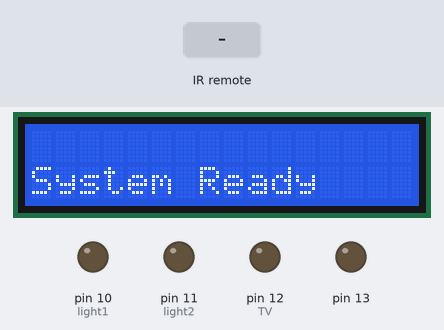
A sketch run on a simulated Arduino Uno, built with avr-gcc and run on an emulated ATmega328P. Shown: 16×2 character LCD, output pins drawn as LEDs (lit = HIGH). The test bench sets the inputs (shaded band).

Above: at 7.2 s.
7.3 s: infrared code 0x1FE48B7 received
At 7.6 s:
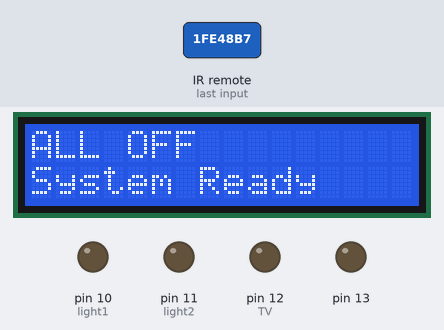
8.8 s: infrared code 0x1FE50AF received
At 9.6 s:
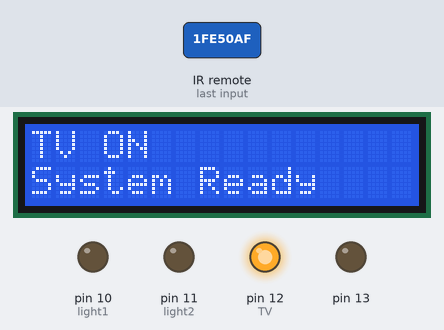
10.3 s: infrared code 0x1FED827 received
At 11.3 s:
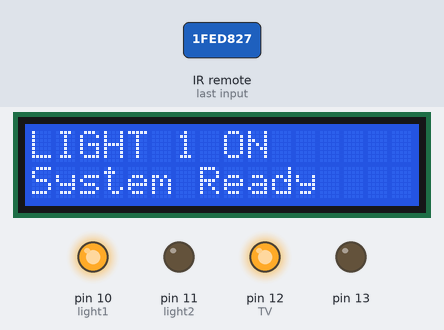
11.8 s: infrared code 0x1FE48B7 received
At 13.0 s:
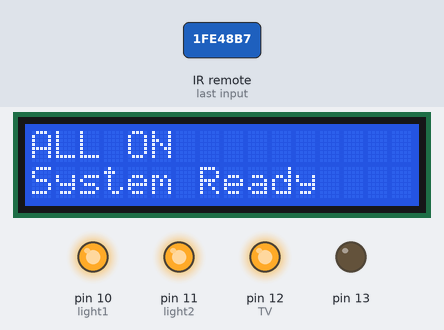
13.4 s: infrared code 0x1FE50AF received
At 14.6 s:
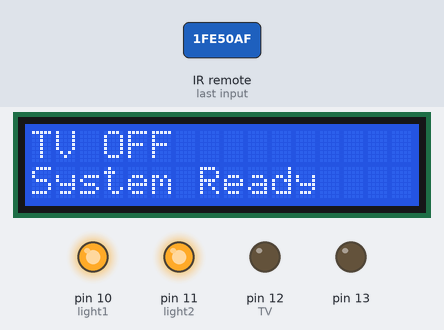
14.9 s: infrared code 0x1FED827 received
At 15.5 s:
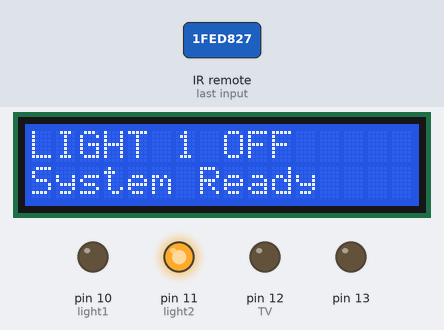
Timing chart, 0 to 17.4 s (numbered marks = the images above; inputs shaded):
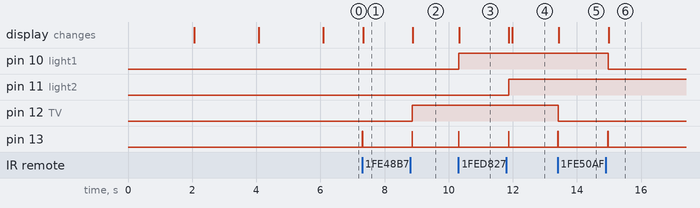

Measured:
- after the input at 7.3 s, pin 13: LOW → HIGH at once, → LOW 0.01 s later; the display: changes at once (image 1)
- after the input at 8.8 s, pin 12 (TV): LOW → HIGH after 0.07 s; pin 13: LOW → HIGH after 0.06 s, → LOW 0.01 s later; the display: changes after 0.08 s (image 2)
- after the input at 10.3 s, pin 10 (light1): LOW → HIGH at once; pin 13: LOW → HIGH at once, → LOW 0.01 s later; the display: changes at once (image 3)
- after the input at 11.8 s, pin 11 (light2): LOW → HIGH after 0.08 s; pin 13: LOW → HIGH after 0.07 s, → LOW 0.01 s later; the display: first changes after 0.08 s (image 4 shows a later state)
- after the input at 13.4 s, pin 12 (TV): HIGH → LOW at once; pin 13: LOW → HIGH at once, → LOW 0.01 s later; the display: changes at once (image 5)
- after the input at 14.9 s, pin 10 (light1): HIGH → LOW after 0.07 s; pin 13: LOW → HIGH after 0.06 s, → LOW 0.01 s later; the display: changes after 0.09 s (image 6)

The sketch:

remote_controlled_raw.ino
```cpp
#include<LiquidCrystal.h>
#include <IRremote.h>
int RECV_PIN = 9;          // Output pin of TSOP sensor
IRrecv irrecv(RECV_PIN);
decode_results results;

LiquidCrystal lcd(7,6,5,4,3,2);

#define light1 10
#define light2 11
#define TV 12

int temp=0,temp1;

void setup()
{
  lcd.begin(16,2);
  pinMode(light1,OUTPUT);
  pinMode(light2,OUTPUT);
  pinMode(TV,OUTPUT);
  pinMode(13,OUTPUT);


    lcd.setCursor(0,0);
  lcd.print("  Home/Office   ");
  lcd.setCursor(0,1);
  lcd.print(" Aplliances ctrl");
  delay(2000);
   lcd.setCursor(0,0);
  lcd.print("Using IR Remote ");
  lcd.setCursor(0,1);
  lcd.print("By Saddam Khan  ");
  delay(2000);
  lcd.clear();
  lcd.setCursor(0,0);
  lcd.print("Engineers Garage");
  delay(2000);

  irrecv.enableIRIn(); // Start the receiver
}


void loop()
{
  int i,j,k,l,m;
  lcd.clear();
   while(1)
   {
     lcd.setCursor(0,1);
     lcd.print("System Ready  ");
     delay(100);
   if (irrecv.decode(&results))
   {
        digitalWrite(13, HIGH);
    delay(10);
    digitalWrite(13, LOW);

    if((results.value)== 33441975)        // on off red button
     {
       if(i%2==0)
       {
        digitalWrite(TV, LOW);
        digitalWrite(light2, LOW);
        digitalWrite(light1, LOW);
        lcd.clear();
          lcd.setCursor(0,0);
          lcd.print("ALL OFF   ");
        delay(10);
       }
       else
       {
        digitalWrite(TV, HIGH);
        digitalWrite(light2, HIGH);
        digitalWrite(light1, HIGH);
        lcd.clear();
          lcd.setCursor(0,0);
          lcd.print("ALL ON   ");
          delay(100);
       }
       i++;
     }


      if((results.value)== 33444015)    //  key 1
     {
      if(j%2==0)
      {
       digitalWrite(TV, HIGH);
       lcd.clear();
       lcd.setCursor(0,0);
       lcd.print("TV ON");
       delay(10);
      }

      else
      {
        digitalWrite(TV, LOW);
        lcd.clear();
       lcd.setCursor(0,0);
       lcd.print("TV OFF");
       delay(10);
      }
      j++;
     }

   if((results.value)== 33478695)     //  key  2
     {
      if(k%2==0)
      {
       digitalWrite(light1, HIGH);
       lcd.clear();
       lcd.setCursor(0,0);
       lcd.print("LIGHT 1 ON");
       delay(10);
      }

      else
      {
        digitalWrite(light1, LOW);
        lcd.clear();
       lcd.setCursor(0,0);
       lcd.print("LIGHT 1 OFF");
       delay(10);
      }
      k++;
     }

      if((results.value)== 33486855)  //  key  3
     {
      if(l%2==0)
      {
       digitalWrite(light2, HIGH);
       lcd.clear();
       lcd.setCursor(0,0);
       lcd.print("LIGHT 2 ON");
       delay(10);
      }

      else
      {
        digitalWrite(light2, LOW);
        lcd.clear();
       lcd.setCursor(0,0);
       lcd.print("LIGHT 2 OFF");
       delay(10);
      }
      l++;
     }

irrecv.resume();           // Receive the next value
   }
   }
}
```
